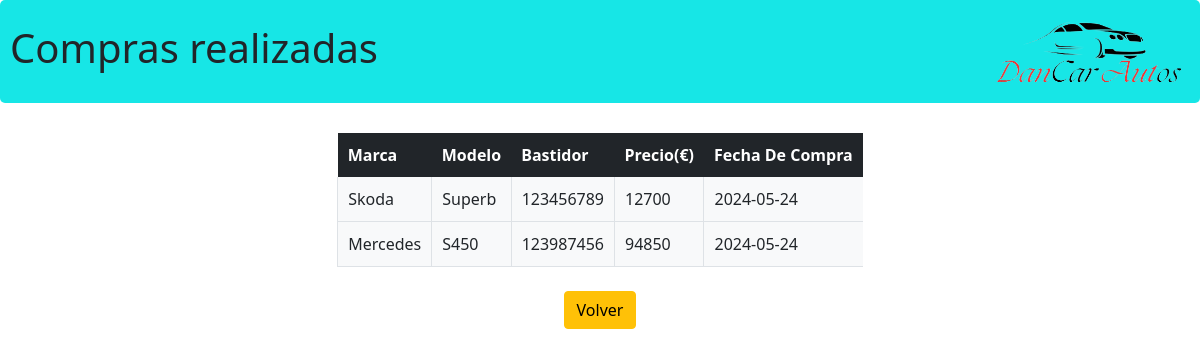
Page /clientes2.php (signed in) on the committed database.
### tables this page shows
CREATE TABLE `marca` (
  `ID_marca` int(11) NOT NULL,
  `nombre_marca` varchar(100) NOT NULL
);

CREATE TABLE `modelo` (
  `ID_modelo` int(11) NOT NULL,
  `ID_marca` int(11) NOT NULL,
  `nombre_modelo` varchar(100) NOT NULL,
  `num_puertas` varchar(100) NOT NULL,
  `combustible` varchar(50) NOT NULL,
  `cv` varchar(100) NOT NULL
);

CREATE TABLE `transacciones` (
  `ID_transaccion` int(11) NOT NULL,
  `bastidor` int(11) NOT NULL,
  `fecha` date NOT NULL,
  `id_comprador` int(11) DEFAULT NULL,
  `id_modelo` int(11) DEFAULT NULL,
  `precio` int(11) DEFAULT NULL
);

### clientes2.php (the view, shortened to what this page needs)
<!DOCTYPE html>
<html lang="en">
<head>
    <link href="https://cdn.jsdelivr.net/npm/bootstrap@5.1.3/dist/css/bootstrap.min.css" rel="stylesheet">
    <link rel="stylesheet" href="css/estilos.css">
</head>
<body>
    <header>
        <h1>Compras realizadas</h1>
        <img src="img/logo2.png" class="logo">
    </header>
    <div class="container">
        <?php
        require "conexion.php";
        $idcliente=$_SESSION['id'];
        $sql="SELECT * FROM transacciones WHERE id_comprador='$idcliente'";
        $resultado=$mysqli->query($sql);
        if($resultado->num_rows>0){
            ?>
            <table>
                <thead>
                    <tr class="bg-dark">
                        <th style="color:white; padding:10px;">Marca</th>
                        <th style="color:white; padding:10px;">Modelo</th>
                        <th style="color:white; padding:10px;">Bastidor</th>
                        <th style="color:white; padding:10px;">Precio(€)</th>
                        <th style="color:white; padding:10px;">Fecha de compra</th>
                    </tr>
                </thead>
                    <?php
                    while($fila = $resultado->fetch_assoc()){
                        $idmodelo=$fila["id_modelo"];
                        echo "<tr>";
                        $sql1="SELECT * FROM modelo WHERE ID_modelo='$idmodelo'";
                        $resultado1=$mysqli->query($sql1);
                        while($fila1 = $resultado1->fetch_assoc()){
                            $idmarca=$fila1["ID_marca"];
                            $sql2="SELECT * FROM marca WHERE ID_marca='$idmarca'";
                            $resultado2=$mysqli->query($sql2);
                            while($fila2 = $resultado2->fetch_assoc()){
                                echo "<td class='bg-light border-bottom border-start' style='padding:10px;'>$fila2[nombre_marca]</td>";
                            }
                            echo "<td class='bg-light border-bottom border-start' style='padding:10px;'>$fila1[nombre_modelo]</td>";
                        }
                        echo "<td class='bg-light border-bottom border-start' style='padding:10px;'>$fila[bastidor]</td>";
                        echo "<td class='bg-light border-bottom border-start' style='padding:10px;'>$fila[precio]</td>";
                        echo "<td class='bg-light border-bottom border-start' style='padding:10px;'>$fila[fecha]</td>";
                        echo "</tr>";
                    }
                    ?>
            </table>
            <br>
            <p><a href="clientes.html" class="btn btn-warning">Volver</a></p>
            <?php
        }
        ?>
    </div>
</body>
</html>

### css/estilos.css (style rules this page uses)
body { font-family:'Segoe UI', Tahoma, Geneva, Verdana, sans-serif; background-image: url('../img/fondo.jpg'); background-size: cover; max-width:100%; }
header { background-color:rgb(23, 230, 230); display: flex; justify-content: space-between; padding: 10px; flex-direction: row; align-items: center; border-radius: 5px; }
.logo { max-width:200px; }
.container { display: flex; flex-direction: column; justify-content: center; align-items: center; margin-top: 30px; }
table { text-transform: capitalize; }

### rows in the picture
transacciones: bastidor "123456789", precio "12700", fecha "2024-05-24"
modelo: nombre_modelo "Superb"
marca: nombre_marca "Skoda"
transacciones: bastidor "123987456", precio "94850", fecha "2024-05-24"
modelo: nombre_modelo "S450"
marca: nombre_marca "Mercedes"
